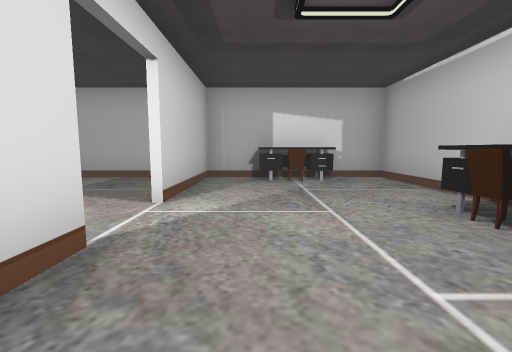
[1] (above)

16 first-person views from a walk through a Unity game level. The camera is 1.4 m above the floor, tilts 6° down and sees 90° across. Doors are open. The floor is counted in squares, 2 m on a side. Each view is taken from the middle of a square. On the plan, view 1 faces up. The plan holds only what a view shows up to about 9 squares ahead; the rest is blank. The place goes on beyond the plan. The player character is not drawn. Some animated figures are left out. Some surface patterns are stand-ins.

[2]
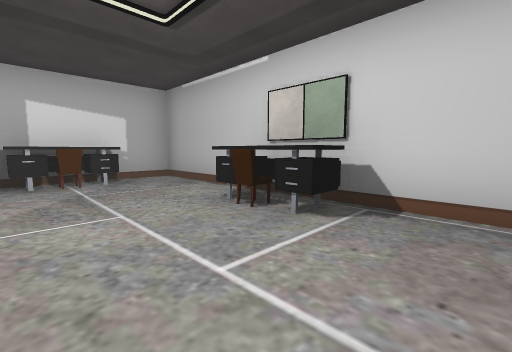

[3]
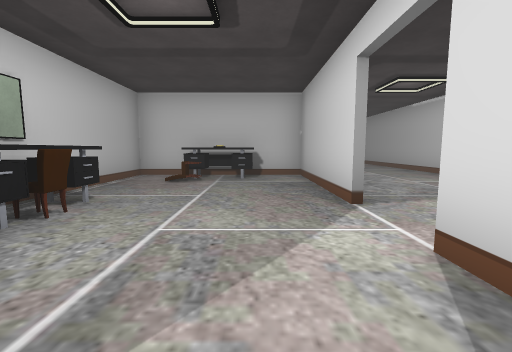

[4]
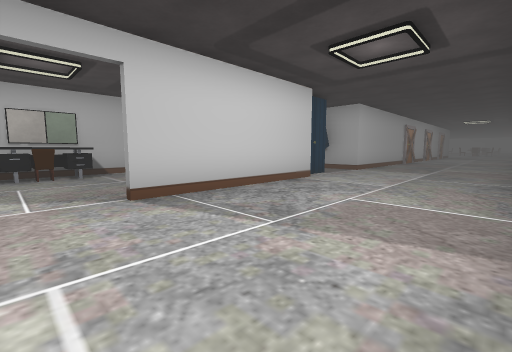

[5]
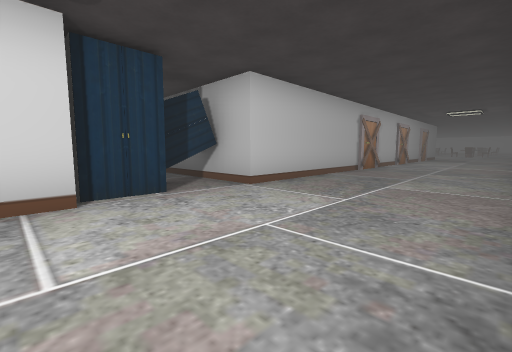

[6]
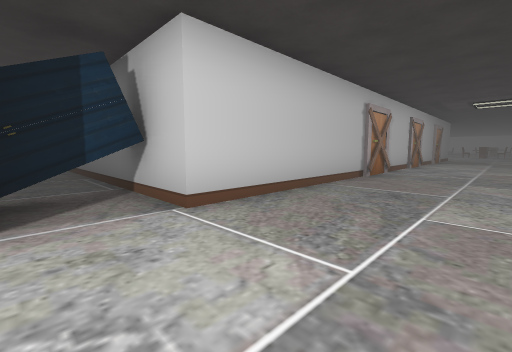

[7]
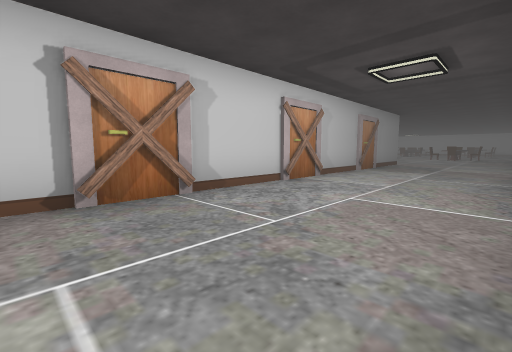

[8]
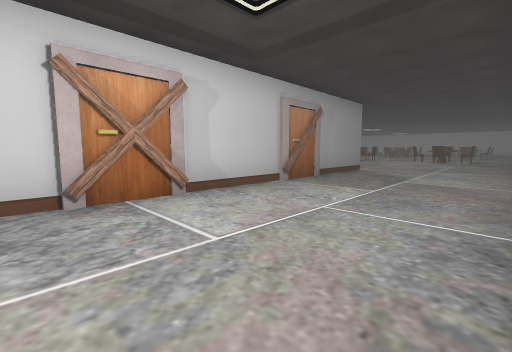

[9]
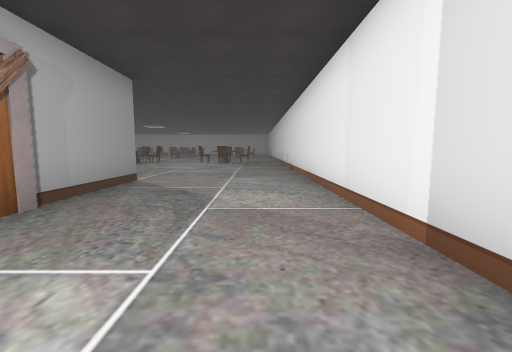

[10]
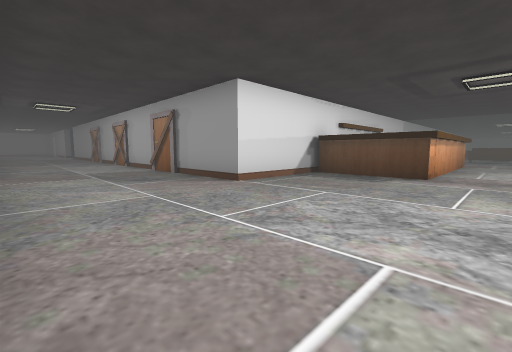

[11]
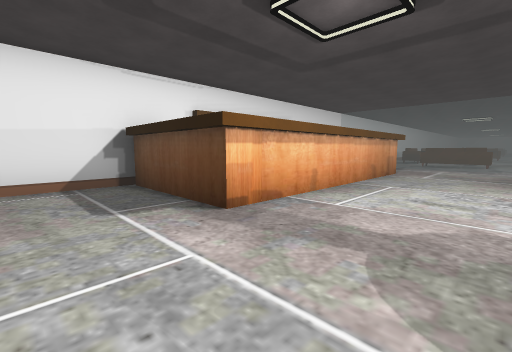

[12]
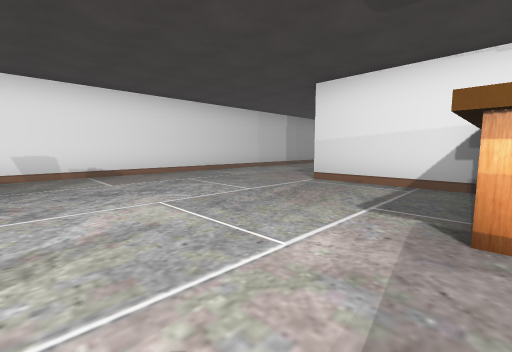

[13]
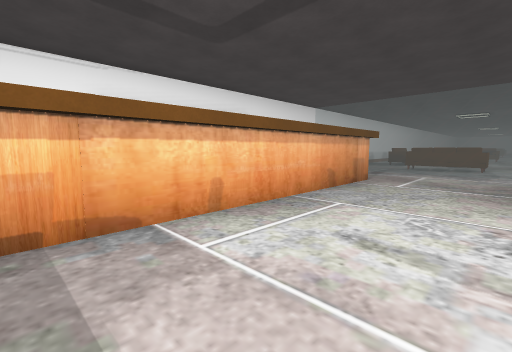

[14]
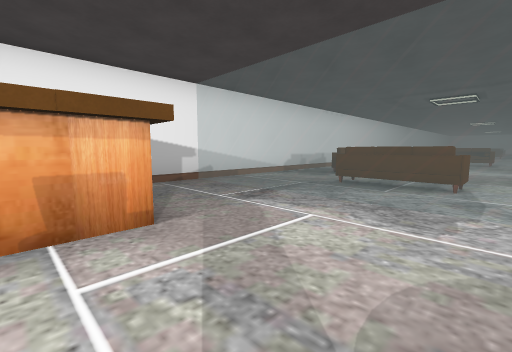

[15]
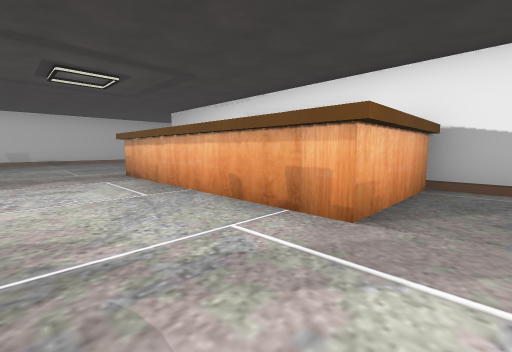

[16]
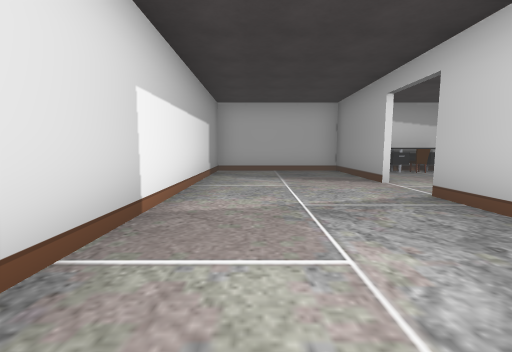

### Floor plan
Key: @ floor where view 1 was taken; # wall or solid block; . floor; D open door; = window, fence, low wall or low ledge; C chair; L closet; P plank; S sofa; O other object.
Columns run from 6 left of view 1 to 17 right of it. Each row starts with its distance up from view 1.
  7 ###########
  6 #....#OC..#
  5 #....#....#
  4 #....#....#
  3 #....D..O.#
  2 #....D..CO#
  1 #....#....#
  0 #....#@...#
 -1 #....#OC..#
 -2 #....######
 -3 #....LL
 -4 #....LL..
 -5  .....O.....
 -6  ....#######
 -7  ....#
 -8  ....#
 -9  ....#
-10  ....#
-11  ....P
-12  ....P
-13  ....#
-14  ....#
-15  ....P
-16  ....P
-17  ....#
-18 #....#
-19 #....P
-20 #....#
-21 #....#
-22 #....####     ########
-23 #.......#     #.=.....
-24 #.......#     #.=...OOO
-25 #.......#######.=...O
-26 #...............=.S.
-27 #...............=.S.. ..
-28 #...............=.......

Where each view was taken, in squares from view 1:
view 1: 0 up, 0 right, facing up
view 2: 0 up, 0 right, facing up-right
view 3: 5 up, 0 right, facing down
view 4: 3 up, 5 left, facing down-right
view 5: 2 down, 5 left, facing down-right
view 6: 4 down, 4 left, facing down-right
view 7: 10 down, 5 left, facing down-right
view 8: 14 down, 5 left, facing down-right
view 9: 17 down, 4 left, facing down
view 10: 27 down, 5 left, facing up-right
view 11: 28 down, 0 right, facing up-right
view 12: 28 down, 2 right, facing up-left
view 13: 28 down, 2 right, facing up-right
view 14: 28 down, 7 right, facing up-right
view 15: 28 down, 9 right, facing up-left
view 16: 2 down, 4 left, facing up
